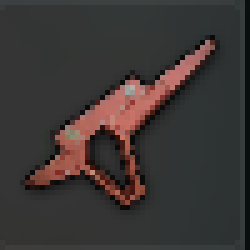
#> input picture templates/grip/half@ace32.png, 50 x 50 px (shown 5 times larger)
$ python calibrate.py templates/grip/half@ace32.png
#> lines starting #> are read from the running program, lines starting #| are printed output that depends on the picture
### backend/vision.py
# -*- coding: utf-8 -*-
"""
Nhận diện SÚNG từ màn hình inventory PUBG bằng OCR (giai đoạn 1).

Pipeline:
  1) Chụp màn hình (mss) — hoặc nhận 1 ảnh có sẵn.
  2) Cắt vùng tên súng của Ô 1 / Ô 2 (toạ độ cố định ở 1920x1080).
  3) Tiền xử lý ảnh (xám -> phóng to -> nhị phân) cho dễ đọc.
  4) OCR bằng Tesseract -> chuỗi text.
  5) So khớp mờ (fuzzy) với danh sách tên súng -> ra weapon_id.

"Inventory đang mở?" được suy ra luôn từ kết quả: nếu đọc được ít nhất 1 tên
súng khớp đủ điểm thì coi như balo đang hiển thị (không cần template riêng).

Toạ độ vùng cắt là GIÁ TRỊ TẠM cho 1920x1080 — cần hiệu chỉnh bằng calibrate.py.
"""

import os
import re
from concurrent.futures import ThreadPoolExecutor
from difflib import SequenceMatcher

try:
    import numpy as np
except Exception:
    np = None

try:
    import cv2
except Exception:
    cv2 = None

try:
    import mss
except Exception:
    mss = None

try:
    import pytesseract
except Exception:
    pytesseract = None

from . import weapons
from .attach_matcher import AttachMatcher, BOX_CATEGORIES, LOWER_CATEGORIES, MUZZLE_ATTID_TO_FAMILY
from .scope_matcher import ScopeMatcher, SCOPE_SCAN_PAD_X, SCOPE_SCAN_PAD_Y
from .scope_matcher import SCOPE_MATCH_FLOOR, SCOPE_MATCH_MARGIN
from . import match_utils as mu

# Vùng cắt tên súng [x, y, w, h] — đã căn theo ảnh inventory 1920x1080 của bạn
# (Ô1 = AUG, Ô2 = Beryl M762). Panel súng neo theo góc TRÊN-PHẢI màn hình.
DEFAULT_REGIONS = {
    "slot1_name": [1366, 90, 222, 42],
    "slot2_name": [1366, 314, 222, 42],
}

# Vị trí các ô phụ kiện [x, y, w, h] — 1920x1080.
# Mỗi ô súng gồm:
#   - scope: ô nhỏ phía TRÊN thân súng
#   - muzzle/grip/mag/stock: hàng icon phía dưới
ATTACH_SLOTS = {
    # scope | muzzle | grip | stock  (bỏ ô mag — không ảnh hưởng độ giật)
    # w/h thu 3px từ phải-dưới (x,y giữ nguyên)
    0: [[1599, 101, 51, 51], [1335, 244, 51, 51], [1436, 244, 51, 51], [1761, 244, 51, 51]],
    1: [[1599, 324, 51, 51], [1335, 466, 51, 51], [1436, 466, 51, 51], [1761, 466, 51, 51]],
}

# Thư mục thư viện ảnh mẫu icon phụ kiện: templates/<category>/<attid>.png
TEMPLATE_DIR = os.path.join(
    os.path.dirname(os.path.dirname(os.path.abspath(__file__))), "templates"
)
# Icon chưa nhận diện được -> draft/ (đặt tên thủ công bằng learn.py import)
DRAFT_DIR = os.path.join(
    os.path.dirname(os.path.dirname(os.path.abspath(__file__))), "draft"
)
ATTACH_CATS = ("scope", "muzzle", "grip", "stock", "mag")

# Ngưỡng khớp icon theo TỪNG loại phụ kiện (0..1, càng cao càng chặt).
# scope cao hơn vì nó nằm TRÊN mô hình 3D súng -> nền thay đổi theo súng/skin,
# rất dễ nhiễu; thà bỏ sót (none) còn hơn nhận SAI scope.
DEFAULT_THRESHOLDS = {
    "scope": 0.52,
    "muzzle": 0.52,
    "grip": 0.58,
    "stock": 0.58,
    "mag": 0.58,
}
# Khi điểm chưa đạt ngưỡng nhưng ứng viên #1 vượt trội #2 -> vẫn chấp nhận
# (giảm false-negative do nền ô khác màu giữa các súng).
MATCH_MARGIN = mu.MATCH_MARGIN
MATCH_FLOOR = mu.MATCH_FLOOR

# Map họ họng -> attid theo loại súng (SAU khi nhận diện icon theo họ).
WEAPON_MUZZLE_FAMILY_ID = {
    "AR": {
        "comp": "comp_ar", "flash": "flash_ar", "supp": "supp_ar",
        "brake": "muzzle_brake_ar",
    },
    "SMG": {
        "comp": "comp_smg", "flash": "flash_smg", "supp": "supp_smg",
    },
    "DMR": {
        "comp": "comp_sr", "flash": "flash_sr", "supp": "supp_sr",
        "brake": "muzzle_brake_ar",
    },
    "SR": {
        "comp": "comp_sr", "flash": "flash_sr", "supp": "supp_sr",
    },
    "LMG": {
        "comp": "comp_ar", "flash": "flash_ar", "supp": "supp_ar",
        "brake": "muzzle_brake_ar",
    },
    "PISTOL": {
        "comp": "comp_smg", "flash": "flash_smg", "supp": "supp_smg",
    },
}

# Giữ tương thích cũ (main.py migrate) — không dùng khi nhận diện.
MUZZLE_ID_FOR_WEAPON = {
    "AR": {},
    "SMG": {"supp_ar": "supp_smg", "comp_ar": "comp_smg", "flash_ar": "flash_smg"},
    "DMR": {
        "supp_ar": "supp_sr", "comp_ar": "comp_sr", "flash_ar": "flash_sr",
        "supp_sr": "supp_sr", "comp_sr": "comp_sr", "flash_sr": "flash_sr",
        "muzzle_brake_ar": "muzzle_brake_ar",
    },
    "LMG": {},
    "PISTOL": {},
}

# --- Map THƯ MỤC template -> category nội bộ ---------------------------------
# Bộ icon CHÍNH THỨC của PUBG đặt theo tên thư mục trong game; ánh xạ về
# category nội bộ (scope/muzzle/grip/stock/mag). Hỗ trợ cả tên cũ.
FOLDER_TO_CAT = {
    "upper rail": "scope", "scope": "scope",
    "muzzle": "muzzle",
    "lower rail": "grip", "grip": "grip",
    "magazine": "mag", "mag": "mag",
    "stocks": "stock", "stock": "stock",
}

# --- Map TÊN FILE (đã hạ chữ thường) -> attid trong weapons.py ----------------
NAME_TO_ATTID = {
    "scope": {
        "red dot": "red_dot", "red dot sight": "red_dot",
        "holo": "holo", "holographic": "holo",
        "hybrid": "hybrid", "hybrid sight": "hybrid", "canted sight": "hybrid",
        "2x": "2x", "3x": "3x", "4x": "4x", "6x": "6x", "8x": "8x", "15x": "15x",
    },
    "muzzle": {
        "compensator (ar, dmr, s12k)": "comp_ar",
        "compensator (smg)": "comp_smg",
        "compensator (dmr, sr)": "comp_sr",
        "muzzle brake (ar, dmr, o12, s12k)": "muzzle_brake_ar",
        "muzzle brake": "muzzle_brake_ar",
        "flash hider (ar, dmr, s12k)": "flash_ar",
        "flash hider (smg)": "flash_smg",
        "flash hider (dmr, sr)": "flash_sr",
        "suppressor (ar, dmr, s12k)": "supp_ar",
        "suppressor (handgun, smg)": "supp_smg",
        "suppressor (dmr, sr)": "supp_sr",
    },
    "grip": {
        "angled foregrip (ar, smg, dmr)": "angled", "angled foregrip": "angled",
        "half grip": "half", "light grip": "light", "thumb grip": "thumb",
        "vertical foregrip": "vertical", "vertical grip": "vertical",
        "laser sight": "laser",
    },
    "stock": {
        "tactical stock": "tactical", "heavy stock": "heavy",
        "cheek pad": "cheek",
        "bullet loops": "bullet_loops",
        "stock for micro uzi": "uzi_stock", "stock micro uzi": "uzi_stock",
    },
    "mag": {
        "extended mag": "extended", "extended quickdraw mag": "ext_quick",
        "quickdraw mag": "quickdraw",
    },
}


def _attid_from_filename(cat, stem):
    """Suy ra attid từ tên file. Ưu tiên bảng map; nếu không có thì thử bỏ phần
    '(...)', cuối cùng slug hoá (khoảng trắng -> '_')."""
    key = stem.strip().lower()
    table = NAME_TO_ATTID.get(cat, {})
    if key in table:
        return table[key]
    base = re.sub(r"\s*\(.*?\)\s*", "", key).strip()   # bỏ phần trong ngoặc
    if base in table:
        return table[base]
    return re.sub(r"[^a-z0-9]+", "_", base).strip("_")  # slug dự phòng

# Nếu Tesseract không nằm trong PATH, để đường dẫn .exe ở đây
TESSERACT_PATH = r"C:\Program Files\Tesseract-OCR\tesseract.exe"

_OCR_CFG = (
    "--psm 7 -c tessedit_char_whitelist="
    "ABCDEFGHIJKLMNOPQRSTUVWXYZabcdefghijklmnopqrstuvwxyz0123456789- "
)

# Ngưỡng khớp tên súng — cao hơn để tránh nhận sai; #2 phải thua #1 rõ ràng.
WEAPON_MATCH_THRESHOLD = 0.68
WEAPON_MATCH_MARGIN = 0.10


def _clean(s):
    return re.sub(r"[^A-Z0-9 ]", "", (s or "").upper()).strip()


# OCR inventory PUBG hay đọc sai — sửa trước khi so khớp tên súng.
_WEAPON_OCR_FIX = {
    "MIBA4": "M16A4",
    "M1BA4": "M16A4",
    "MIGA4": "M16A4",
    "M1IA4": "M16A4",
    "MIIA4": "M16A4",
    "M1GA4": "M16A4",
    "MIOA4": "M16A4",
}


def _normalize_weapon_ocr(text):
    """Chuẩn hoá text OCR: bỏ số ô balo, sửa lỗi hay gặp (MIBA4 -> M16A4)."""
    t = _clean(text)
    if not t:
        return ""
    t = re.sub(r"^\d+\s*[-]?\s*", "", t).strip()
    t_ns = t.replace(" ", "")
    if t_ns in _WEAPON_OCR_FIX:
        return _WEAPON_OCR_FIX[t_ns]
    if re.match(r"^MI?[BGI]A4$", t_ns):
        return "M16A4"
    return t


# [10 lines left out: function normalize_muzzle_attid, not called in this run]


class WeaponDetector:
    def __init__(self, regions=None, tesseract_path=None, thresholds=None,
                 attach_slots=None, auto_draft=True):
        self.regions = dict(regions or DEFAULT_REGIONS)
        # vị trí ô phụ kiện (có thể chỉnh từ editor F10 / config.json)
        self.attach_slots = self._coerce_slots(attach_slots or ATTACH_SLOTS)
        # Tự cắt icon chưa nhận diện -> draft/ (không ghi vào templates/)
        self.auto_draft = bool(auto_draft)
        self._draft_seen = set()
        self._draft_count = 0
        self.draft_limit = 300
        # ngưỡng khớp theo loại phụ kiện (có thể chỉnh từ config.json)
        self.thresholds = dict(DEFAULT_THRESHOLDS)
        if thresholds:
            self.set_thresholds(thresholds)
        # id -> tên đã chuẩn hoá để so khớp
        self.names = {w["id"]: _clean(w["name"]) for w in weapons.WEAPONS}
        # Token OCR hay nhầm / tên viết tắt trong game
        self.alias_tokens = {
            "m416": ["M416", "M4I6", "M4IF", "M4IG", "M41G", "M4I6"],
            "akm": ["AKM"],
            "scarl": ["SCARL", "SCAR-L"],
            "m16a4": ["M16A4", "M16", "M1GA4", "M1BA4", "M164", "M16A",
                       "MIBA4", "MIGA4", "M1IA4"],
            "m762": ["M762", "M76Z", "BERYL", "BERYLM762"],
            "g36c": ["G36C", "G36"],
            "aug": ["AUG", "AUGA3"],
            "qbz": ["QBZ95", "QBZ"],
            "mk47": ["MK47", "MUTANT"],
            "groza": ["GROZA"],
            "k2": ["K2"],
            "ace32": ["ACE32"],
            "famas": ["FAMAS"],
            "ump45": ["UMP45"],
            "vector": ["VECTOR"],
            "tommy": ["TOMMY", "THOMPSON"],
            "mp5k": ["MP5K"],
            "pp19": ["PP19", "BIZON"],
            "p90": ["P90"],
            "uzi": ["MICROUZI"],
            "js9": ["JS9"],
            "m249": ["M249"],
            "dp28": ["DP28", "DP-28"],
            "mg3": ["MG3"],
            "mini14": ["MINI14"],
            "sks": ["SKS"],
            "slr": ["SLR"],
            "qbu": ["QBU"],
            "mk12": ["MK12", "MK1Z", "MKIZ", "MKI2", "M712", "M7Z2", "M7G2"],
            "mk14": ["MK14"],
            "vss": ["VSS"],
            "dragunov": ["DRAGUNOV"],
            "m24": ["M24"],
            "awm": ["AWM"],
            "win94": ["WIN94", "WIN-94"],
            "lynx_amr": ["LYNXAMR", "LYNX", "LYNX AMR"],
            "p18c": ["P18C"],
            "skorpion": ["SKORPION"],
        }
        # chế độ TEST: nếu set đường dẫn ảnh -> đọc ảnh này thay vì chụp màn hình
        self.debug_image = None
        self.templates = {c: {} for c in ATTACH_CATS}  # cat -> {attid: gray img}
        self.attach_matcher = None
        self.scope_matcher = None
        self.load_templates()
        if pytesseract:
            path = tesseract_path or TESSERACT_PATH
            if path and os.path.exists(path):
                pytesseract.pytesseract.tesseract_cmd = path

    @staticmethod
    def _coerce_slots(d):
        """Chuẩn hoá dict ô phụ kiện: {0:[[x,y,w,h],...], 1:[...]} với key int."""
        out = {}
        for k, v in (d or {}).items():
            out[int(k)] = [[int(n) for n in box] for box in v]
        return out

    # [4 lines left out: function set_attach_slots, not called in this run]

    # ---------- chuẩn hoá 1 ảnh template (alpha -> nền đen + cắt sát icon) ----
    @staticmethod
    def _load_template_gray(path):
        """Đọc template xám.
        - Icon CHÍNH THỨC (PNG alpha): tách nền + cắt sát icon.
        - Crop inventory game (~50x50, có nền): GIỮ NGUYÊN khung để khớp direct."""
#> called with path = 'templates/grip/half@ace32.png'
        im = cv2.imread(path, cv2.IMREAD_UNCHANGED)
#> im is the input picture: shape (50, 50, 3); mean B, G, R 52.7, 54.3, 59.9
        if im is None:
            return None
        if im.ndim == 3 and im.shape[2] == 4:
            return WeaponDetector._prep_template_file(path)
        if im.ndim == 2:
            gray = im
        else:
            gray = cv2.cvtColor(im[:, :, :3], cv2.COLOR_BGR2GRAY)
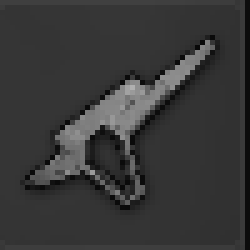
#> gray: shape (50, 50) (shown 5 times larger); min 9, max 176, mean 55.9
        h, w = gray.shape[:2]
        if h <= 64 and w <= 64:
            return gray
        return WeaponDetector._isolate_icon(gray)

    # [25 lines left out: function _prep_template_file, not called in this run]

    # ---------- thư viện ảnh mẫu phụ kiện ----------
    def load_templates(self):
        """templates[cat] = {attid: [ảnh xám, ...]}.
        Đọc bộ icon CHÍNH THỨC theo cấu trúc thư mục PUBG (Upper Rail / Muzzle /
        Lower Rail / Magazine / Stock). Tên file -> attid qua NAME_TO_ATTID.
        Vẫn hỗ trợ NHIỀU biến thể: thêm hậu tố '@tên' vào tên file (phần trước
        '@' dùng để suy ra attid, phần sau chỉ để phân biệt)."""
        self.templates = {c: {} for c in ATTACH_CATS}
        if cv2 is None or not os.path.isdir(TEMPLATE_DIR):
            return self.templates
        for entry in os.listdir(TEMPLATE_DIR):
            d = os.path.join(TEMPLATE_DIR, entry)
            if not os.path.isdir(d):
                continue
            cat = FOLDER_TO_CAT.get(entry.strip().lower())
            if cat is None:
                continue
            for fn in os.listdir(d):
                if not fn.lower().endswith((".png", ".jpg", ".jpeg")):
                    continue
                # Bỏ qua mẫu tự học cũ (@auto_*) — dễ gán sai attid, làm nhận diện lệch.
                if "@auto" in fn.lower():
                    continue
                stem = os.path.splitext(fn)[0].split("@")[0]
                attid = _attid_from_filename(cat, stem)
                img = self._load_template_gray(os.path.join(d, fn))
                if img is not None and img.size:
                    self.templates[cat].setdefault(attid, []).append(img)
        self._refresh_matchers()
#> (the call stopped at in _refresh_matchers, `self.attach_matcher = AttachMatcher(self.templates, self.thresholds)`: backend is not available in this run)
#> (the rest of the program and of its run is left out)
